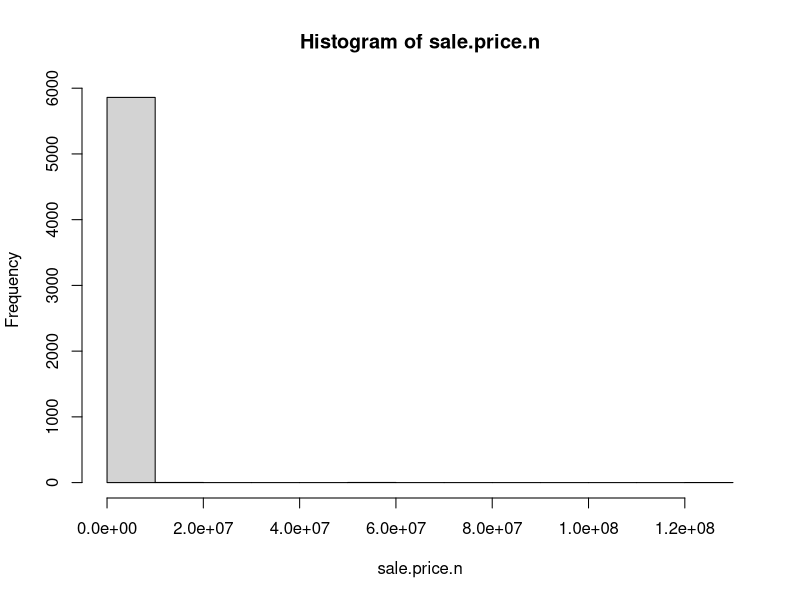
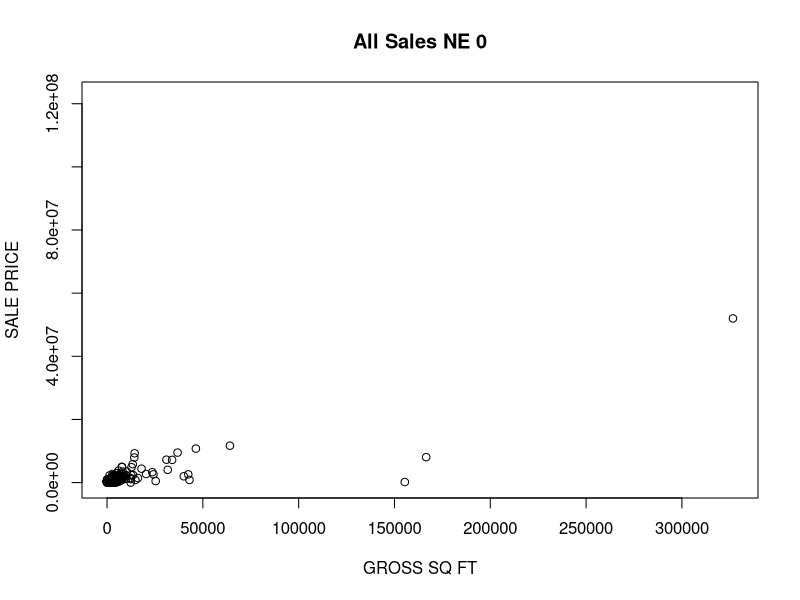
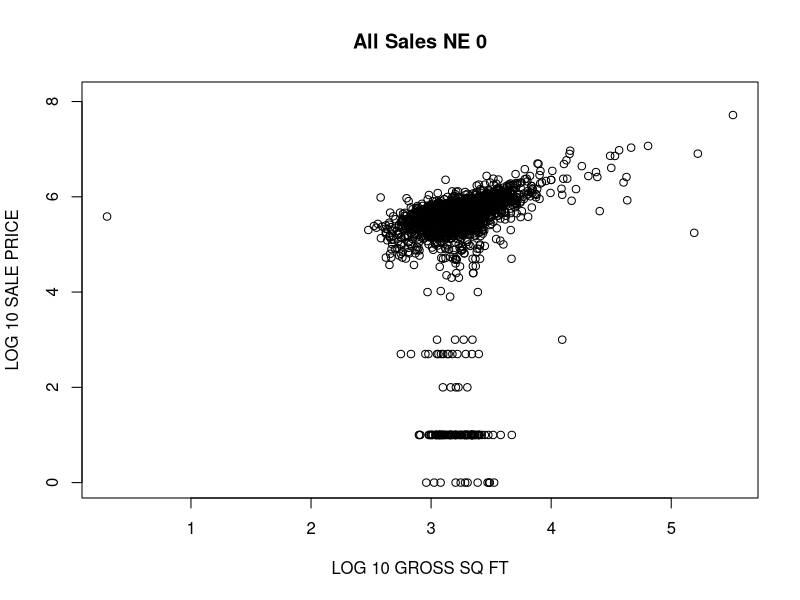
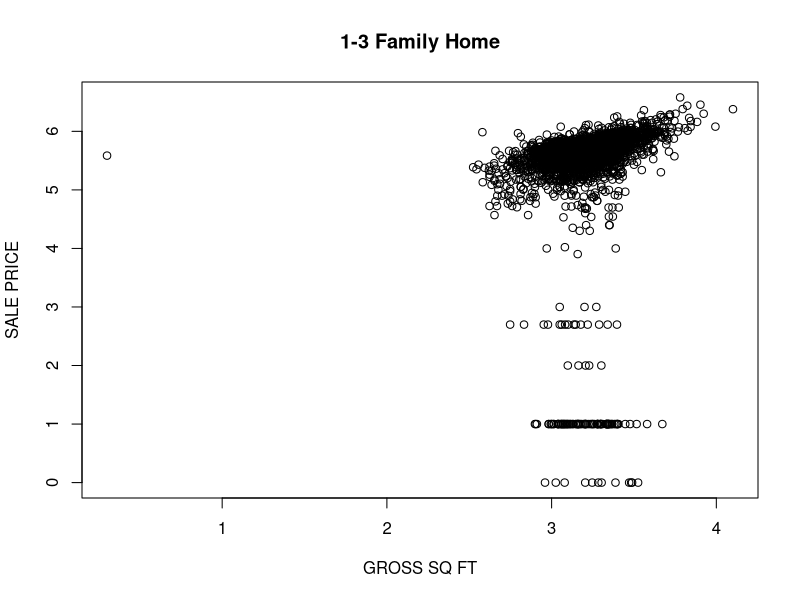
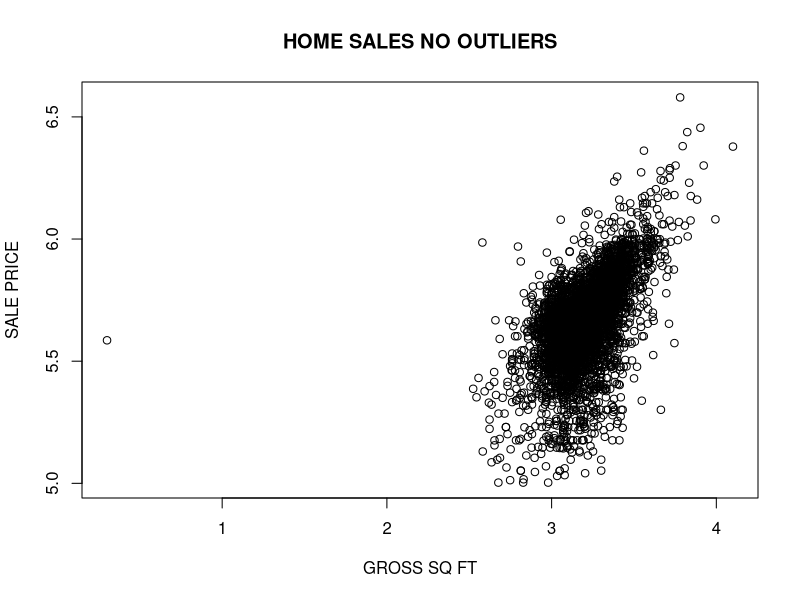

Here is the R script that generated these plots, in order:
# Author: Benjamin Reddy
# Taken from pages 49-50 of O'Neil and Schutt

#require(gdata)
#require(plyr) #Added by Monnie McGee
#install the gdata and plyr packages and load in to R.
library(plyr)
library(gdata)

setwd("~/Documents/GitHub_Repositories/StatenIslandProject/data/")


# So, save the file as a csv and use read.csv instead
bk <- read.csv("rollingsales_statenisland.csv",sep=",",header=TRUE,quote = "\"")


## Check the data
head(bk)
summary(bk)
str(bk) # Very handy function!

## clean/format the data with regular expressions
## More on these later. For now, know that the
## pattern "[^[:digit:]]" refers to members of the variable name that
## start with digits. We use the gsub command to replace them with a blank space.
# We create a new variable that is a "clean' version of sale.price.
# And sale.price.n is numeric, not a factor.

bk$SALE.PRICE.N <- as.numeric(gsub("[^[:digit:]]","", bk$sale.price))
count(is.na(bk$SALE.PRICE.N))

names(bk) <- tolower(names(bk)) # make all variable names lower case
## Get rid of leading digits
bk$gross.sqft <- as.numeric(gsub("[^[:digit:]]","", bk$gross.square.feet))
bk$land.sqft <- as.numeric(gsub("[^[:digit:]]","", bk$land.square.feet))
bk$year.built <- as.numeric(as.character(bk$year.built))

## do a bit of exploration to make sure there's not anything
## weird going on with sale prices
attach(bk)
hist(sale.price.n) 
detach(bk)

## keep only the actual sales

bk.sale <- bk[bk$sale.price.n!=0,]
plot(bk.sale$gross.sqft,bk.sale$sale.price.n,main="All Sales NE 0",xlab="GROSS SQ FT",ylab="SALE PRICE")
plot(log10(bk.sale$gross.sqft),log10(bk.sale$sale.price.n),main="All Sales NE 0",xlab="LOG 10 GROSS SQ FT",ylab="LOG 10 SALE PRICE")

## for now, let's look at 1-, 2-, and 3-family homes
bk.homes <- bk.sale[which(grepl("FAMILY",bk.sale$building.class.category)),]
dim(bk.homes)
plot(log10(bk.homes$gross.sqft),log10(bk.homes$sale.price.n),main="1-3 Family Home",xlab="GROSS SQ FT",ylab="SALE PRICE")
summary(bk.homes[which(bk.homes$sale.price.n<100000),])


## remove outliers that seem like they weren't actual sales
bk.homes$outliers <- (log10(bk.homes$sale.price.n) <=5) + 0
bk.homes <- bk.homes[which(bk.homes$outliers==0),]
plot(log10(bk.homes$gross.sqft),log10(bk.homes$sale.price.n),main="HOME SALES NO OUTLIERS",xlab="GROSS SQ FT",ylab="SALE PRICE")
